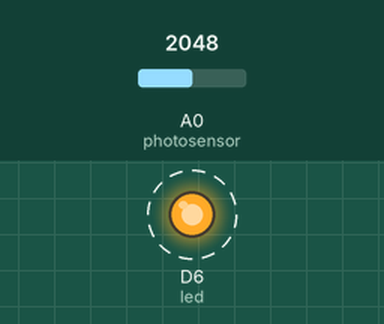
Recording of a sketch running on a simulated Particle Photon. Shown: output pins drawn as LEDs (lit = HIGH). Dashed ring = blinking. The inputs (shaded band) are chosen by the test bench; at power-on: A0 (photosensor) = 2048.

Above: at 0.5 s.
Timing chart, 0 to 4.6 s (numbered marks = the images above):
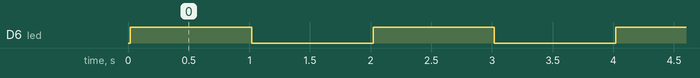

The sketch:

project.ino
```cpp
int led = D6;
int photosensor = A0;
bool moveoutwarning = false;
bool moveinwarning = false;
String plant = "flower";
int maxlightlevel = 200;

void setup() {
    pinMode(led, OUTPUT);
    pinMode(photosensor, INPUT);
}

void loop() {
    // assume we are feed a flower that require max sun light strenth within 400
    int LightData = analogRead (photosensor);
    Particle.publish("LIGHT", String(LightData));
    if(plant == "flower")
    {
        if(LightData > maxlightlevel){
            if(!moveoutwarning){
                digitalWrite(led,HIGH);
                delay(1000);
                digitalWrite(led,LOW);
                delay(1000);
                digitalWrite(led,HIGH);
                delay(1000);
                digitalWrite(led,LOW);
                delay(1000);
                digitalWrite(led,HIGH);
                delay(1000);
                digitalWrite(led,LOW);
                delay(1000);
                digitalWrite(led,HIGH);
                delay(1000);
                digitalWrite(led,LOW);
                delay(1000);
                digitalWrite(led,HIGH);
                delay(1000);
                digitalWrite(led,LOW);
                delay(1000);
                digitalWrite(led,HIGH);
                delay(1000);
                digitalWrite(led,LOW);
                delay(1000);
                moveoutwarning = true;
                Particle.publish("SUN_LIGHT_ON", "Move plant out from the sun light asap, sun light srength is too high could kill plant");
                moveinwarning = false;
            }
        }
        else{
            if(!moveinwarning)
            {
                moveinwarning = true;
                moveoutwarning = false;
                Particle.publish("SUN_LIGHT_OFF", "Sun light strength is good for plant now, try move them to a place that can receive sunlight");
            }

        }
    }


    delay(30000); //wait for 30 seconds
}

int planttype(String type,int lightlevel)
{
    plant = type;
    maxlightlevel = lightlevel;
    return -1;
}
```

Measured:
- by itself, D6 (led): alternates HIGH for 1.0 s and LOW for 1.0 s, 12 changes in all, then stays LOW
